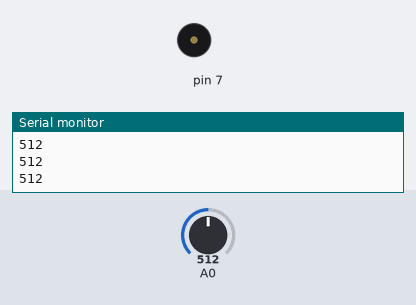
Simulated run of this sketch. Board: Arduino Uno, built with avr-gcc and run on an emulated ATmega328P. On the bench: buzzer (waves = sounding), the last lines printed to the serial monitor. Inputs (shaded band) come from the test bench; at power-on: A0 = 512.

Above: at 1.2 s.
1.3 s: A0 set to 987
2.8 s: A0 set to 1018
At 3.2 s:
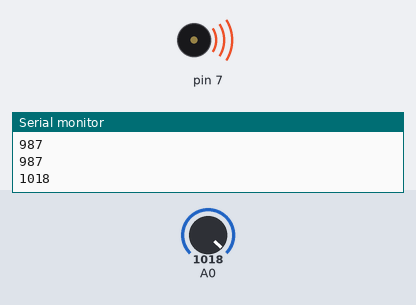
5.8 s: A0 set to 990
At 6.9 s:
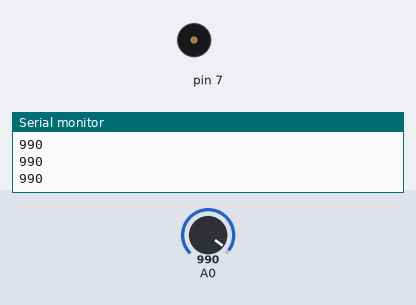
7.3 s: A0 set to 1010
At 7.7 s:
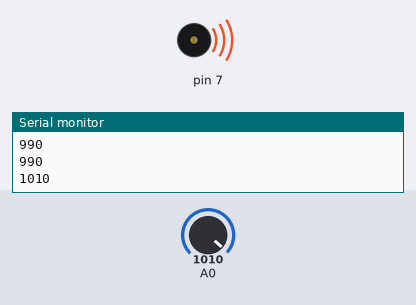
Timing chart, 0 to 10.3 s (numbered marks = the images above; inputs shaded):
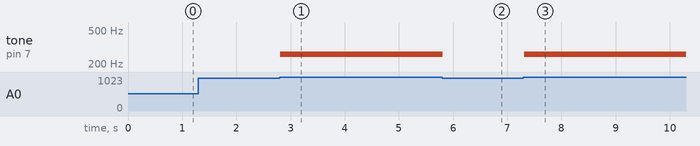

Measured:
- the behaviour switches between 1000 and 1001 on A0 (found by bisection; images 0 and 1)
- after the input at 2.8 s, tone on pin 7: silent → 261 Hz at once
- after the input at 5.8 s, tone on pin 7: 261 Hz → silent at once
- after the input at 7.3 s, tone on pin 7: silent → 261 Hz at once

The sketch:

if_re.ino
```cpp
// 가변저항과 조건
void setup() {
  pinMode(A0, INPUT);
  Serial.begin(9600);
  pinMode(7,OUTPUT);
}
void loop() {
  int re = analogRead(A0);
  Serial.println(re);
  if(re > 1000){
    tone(7,261,500);
    delay(500);
  }
}
/*
조건
== : 같다
> : 왼쪽이 크다
< : 오른쪽이 크다
<= : 오른쪽이 크거나 같다
>= : 왼쪽이 크거나 같다
~= : 서로 같지 않다
&& : and (그리고)
|| : or (또는)
*/
```
